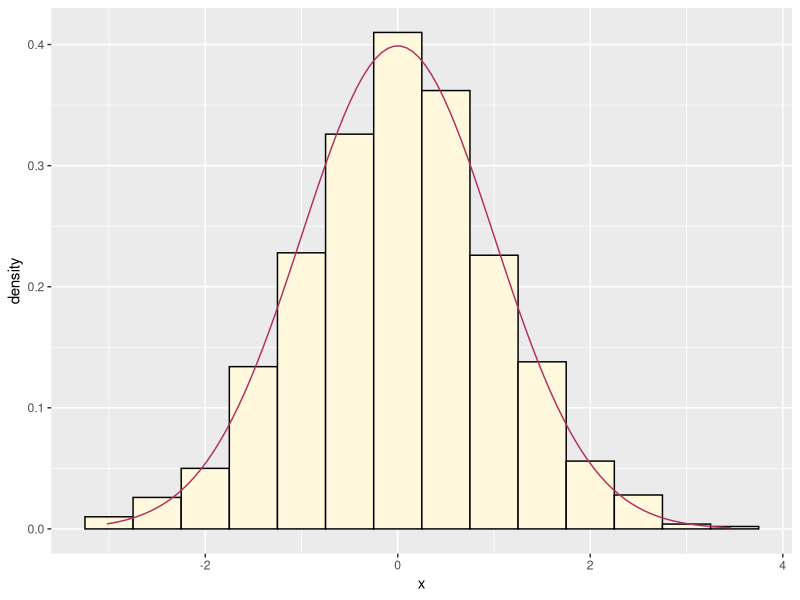
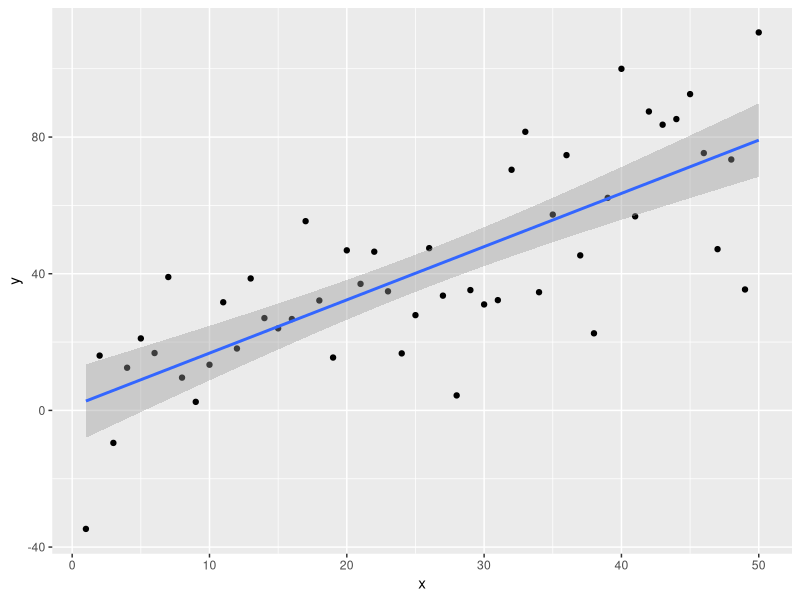
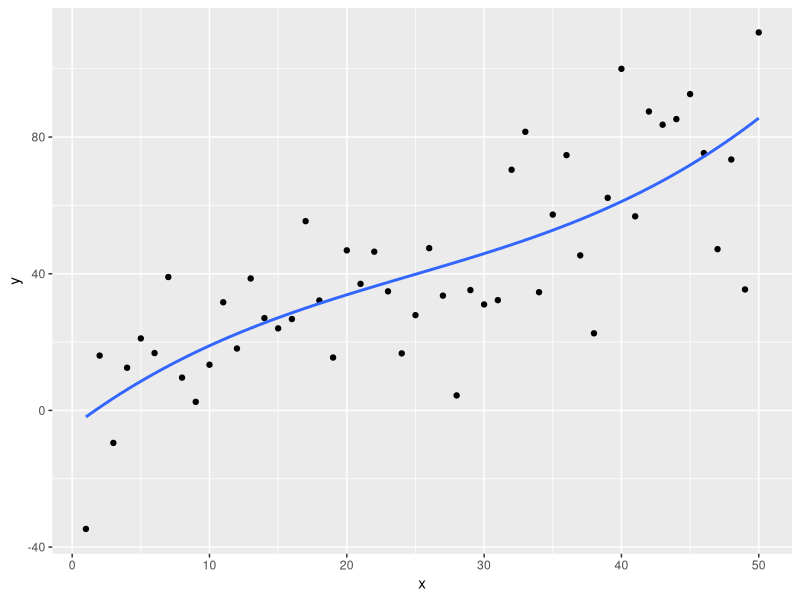

Source code (R) for these figures, in order:
## ---- chunk 1
library(rmarkdown)
library(ggplot2)
## ---- chunk 2
2 * pi
## ---- chunk 3
# set.seed(42) # uncomment to always get the same plot
mydata <- data.frame(x = rnorm(1000))
ggplot(mydata, aes(x)) +
    geom_histogram(aes(y = ..density..), binwidth = 0.5,
        fill = "cornsilk", color = "black") +
    stat_function(fun = dnorm, color = "maroon")
## ---- chunk 4
2 + 2
## ---- chunk 5
hide <- 3
## ---- chunk 6
hide
## ---- chunk 7
n <- 50
x <- seq(1, n)
a.true <- 3
b.true <- 1.5
y.true <- a.true + b.true * x
s.true <- 17.3
y <- y.true + s.true * rnorm(n)
out1 <- lm(y ~ x)
summary(out1)
## ---- chunk 8
mydata <- data.frame(x, y)
ggplot(mydata, aes(x = x, y = y)) + geom_point() +
    geom_smooth(method = "lm")
## ---- chunk 9
out3 <- lm(y ~ x + I(x^2) + I(x^3))
summary(out3)
## ---- chunk 10
ggplot(mydata, aes(x = x, y = y)) + geom_point() +
    geom_smooth(method = "lm", se = FALSE, formula = y ~ poly(x, 3))
## ---- chunk 11
out2 <- lm(y ~ x + I(x^2))
anova(out1, out2, out3)
## ---- chunk 12
foo <- anova(out1, out2, out3)
class(foo)
## ---- chunk 13
options(knitr.kable.NA = '')
knitr::kable(foo, caption = "ANOVA Table", digits = c(0, 1, 0, 2, 3, 3))
